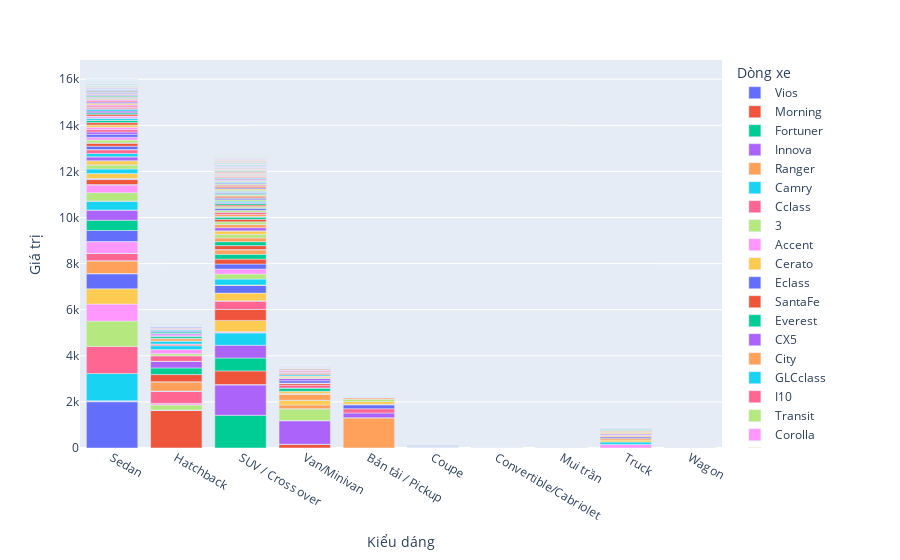

The cell this chart's notebook holds for it:
### Code cell
hd = df[["dong_xe", "kieu_dang"]].value_counts()
dong_xe = hd.index.get_level_values(0)
kieu_dang = hd.index.get_level_values(1)
values = hd.values

hd = pd.DataFrame(columns=["Dòng xe", "Kiểu dáng", "Giá trị"])
hd["Dòng xe"] = dong_xe
hd["Kiểu dáng"] = kieu_dang
hd["Giá trị"] = values

import plotly
import plotly.express as px
px.bar(data_frame = hd, x = "Kiểu dáng", y = "Giá trị", color = "Dòng xe")
